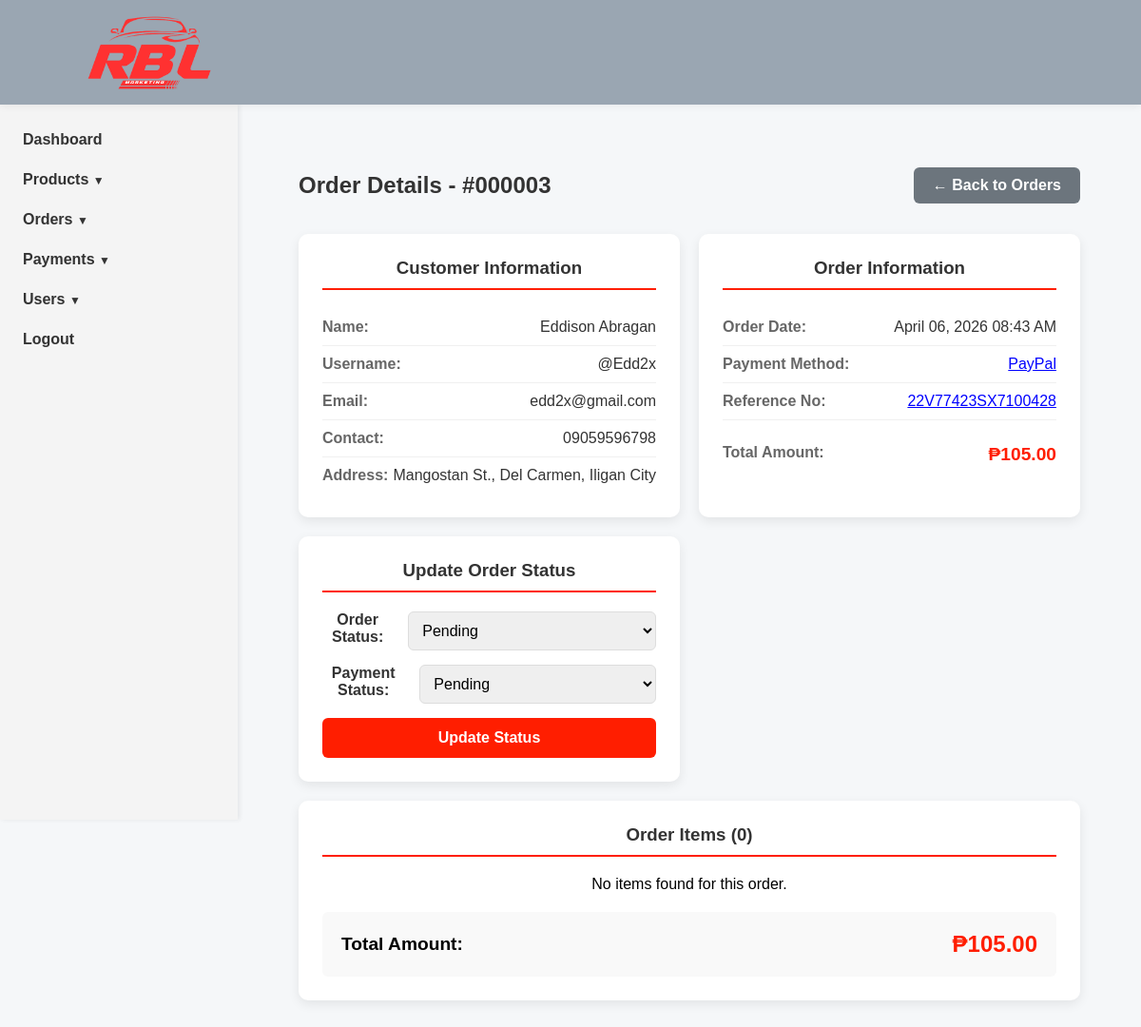
The app's page /dashboard/orders/3/ (signed in) with its own data.
### orders/models.py (models this page shows, shortened)
class Order(models.Model):
    PAYMENT_CHOICES = (
        ('Pickup', 'Pay on Pickup'),
        ('Online', 'Online Payment (GCash)'),
    )
    STATUS_CHOICES = (
        ('Pending', 'Pending'),
        ('Processing', 'Processing'),
        ('Ready', 'Ready for Pickup'),
        ('Completed', 'Completed'),
        ('Cancelled', 'Cancelled'),
    )
    user = models.ForeignKey(settings.AUTH_USER_MODEL, on_delete=models.CASCADE)
    total_price = models.DecimalField(max_digits=10, decimal_places=2)
    payment_method = models.CharField(max_length=20, choices=PAYMENT_CHOICES, default='Pickup')
    payment_reference = models.CharField(max_length=100, blank=True, null=True)
    payment_proof = models.ImageField(upload_to='payment_proofs/', blank=True, null=True)
    payment_status = models.CharField(max_length=20, default='Pending')
    status = models.CharField(max_length=20, choices=STATUS_CHOICES, default='Pending')
    created_at = models.DateTimeField(auto_now_add=True)

### accounts/models.py (models this page shows)
class CustomUser(AbstractUser):
    middle_name = models.CharField(max_length=50, blank=True, null=True)
    contact_number = models.CharField(max_length=15, blank=True, null=True)
    address = models.TextField(blank=True, null=True)
    birthdate = models.DateField(blank=True, null=True)

### store_dashboard/views.py (the view, shortened to what this page needs)
# urls.py: path('orders/<int:order_id>/', views.dashboard_order_summary, name='dashboard_order_summary'),
@staff_member_required
def dashboard_order_summary(request, order_id):
    order = get_object_or_404(Order, id=order_id)
    context = {
        'order': order,
        'order_items': order.items.all()
    }
    return render(request, 'store_dashboard/dashboard_order_summary.html', context)

### catalog/context_processors.py (called while the page is built)
def global_nav_data(request):
    return {
        'nav_categories': Category.objects.all(),
        'nav_brands': Brand.objects.all(),
    }

### store_dashboard/templates/store_dashboard/dashboard_order_summary.html (shortened to what this page needs)
{% extends 'store_dashboard/base_admin.html' %}
{% load static %}
{% block content %}
<main>
    <div class="order-summary-container">
        <div class="summary-header">
            <h2>Order Details - #{{ order.id|stringformat:"06d" }}</h2>
            <a href="{% url 'dashboard_orders' %}" class="back-btn">← Back to Orders</a>
        </div>
        <div class="summary-grid">
            <div class="summary-card">
                <h3>Customer Information</h3>
                <div class="info-row">
                    <span class="label">Name:</span>
                    <span class="value">{{ order.user.first_name }} {{ order.user.last_name }}</span>
                </div>
                <div class="info-row">
                    <span class="label">Username:</span>
                    <span class="value">@{{ order.user.username }}</span>
                </div>
                <div class="info-row">
                    <span class="label">Email:</span>
                    <span class="value">{{ order.user.email }}</span>
                </div>
                <div class="info-row">
                    <span class="label">Contact:</span>
                    <span class="value">{{ order.user.contact_number }}</span>
                </div>
                <div class="info-row">
                    <span class="label">Address:</span>
                    <span class="value">{{ order.user.address }}</span>
                </div>
            </div>
            <div class="summary-card">
                <h3>Order Information</h3>
                <div class="info-row">
                    <span class="label">Order Date:</span>
                    <span class="value">{{ order.created_at|date:"F d, Y h:i A" }}</span>
                </div>
                <div class="info-row">
                    <span class="label">Payment Method:</span>
                    <span class="value">
                        <a href="{% url 'dashboard_payments' %}?search={{ order.id }}" style="color: blue; text-decoration: underline;">
                            {{ order.get_payment_method_display }}
                        </a>
                    </span>
                </div>
                {% if order.payment_reference %}
                <div class="info-row">
                    <span class="label">Reference No:</span>
                    <span class="value">
                        <a href="{% url 'dashboard_payments' %}?search={{ order.payment_reference }}" style="color: blue; text-decoration: underline;">
                            {{ order.payment_reference }}
                        </a>
                    </span>
                </div>
                {% endif %}
                <div class="info-row" style="margin-top: 15px;">
                    <span class="label">Total Amount:</span>
                    <span class="value amount">₱{{ order.total_price|floatformat:2 }}</span>
                </div>
            </div>
            <div class="summary-card">
                <h3>Update Order Status</h3>
                <form method="POST" action="{% url 'dashboard_order_summary' order.id %}">
                    <div class="form-group">
                        <label for="order_status">Order Status:</label>
                        <select name="order_status" id="order_status" required>
                            <option value="Pending" {% if order.status == 'Pending' %}selected{% endif %}>Pending</option>
                        </select>
                    </div>
                    <div class="form-group">
                        <label for="payment_status">Payment Status:</label>
                        <select name="payment_status" id="payment_status" required>
                            <option value="Pending" {% if order.payment_status == 'Pending' %}selected{% endif %}>Pending</option>
                        </select>
                    </div>
                    <button type="submit" name="update_status" class="update-btn">Update Status</button>
                </form>
            </div>
        </div>
        <div class="summary-card items-card">
            <h3>Order Items ({{ order_items|length }})</h3>
            <div class="items-list">
                {% for item in order_items %}
                <div class="item-row">
                    <div class="item-image">
                        {% if item.product.image_path %}
                            <img src="{{ item.product.image_path.url }}" alt="Product Image">
                        {% else %}
                            <img src="{% static 'images/placeholder.jpg' %}" alt="No Image">
                        {% endif %}
                    </div>
                    <div class="item-details">
                        <h4>{{ item.product.product_name }}</h4>
                        <p>Product ID: #{{ item.product.id }}</p>
                    </div>
                    <div class="item-quantity">
                        <p>Qty: {{ item.quantity }}</p>
                    </div>
                    <div class="item-price">
                        <p>₱{{ item.price|floatformat:2 }}</p>
                    </div>
                    <div class="item-total">
                        <p><strong>₱{% widthratio item.price 1 item.quantity %}.00</strong></p>
                    </div>
                </div>
                {% empty %}
                <p>No items found for this order.</p>
                {% endfor %}
            </div>
            <div class="order-total" style="text-align: right; margin-top: 15px; font-size: 1.2rem;">
                <span>Total Amount:</span>
                <span class="total-value" style="font-weight: bold; color: #ff1e00;">₱{{ order.total_price|floatformat:2 }}</span>
            </div>
        </div>
    </div>
</main>
{% endblock %}

### static/css/ownerstyle.css (style rules this page uses)
html, body { margin: 0; padding: 0; box-sizing: border-box; font-family: Arial, Helvetica, sans-serif; background: #f5f7f9; }
main { margin-top: 80px; padding: 2rem; text-align: center; margin-left: 250px; }
.form-group { display: flex; gap: 1rem; margin-bottom: 1rem; }
.order-summary-container { max-width: 1400px; margin: 2rem auto; padding: 2rem; }
.summary-header { display: flex; justify-content: space-between; align-items: center; margin-bottom: 2rem; }
.summary-header h2 { color: #333; margin: 0; }
.back-btn { padding: 10px 20px; background: #6c757d; color: white; text-decoration: none; border-radius: 6px; font-weight: 600; transition: all 0.3s; }
.summary-grid { display: grid; grid-template-columns: repeat(auto-fit, minmax(350px, 1fr)); gap: 20px; margin-bottom: 20px; }
.summary-card { background: white; border-radius: 10px; padding: 25px; box-shadow: 0 4px 12px rgba(0, 0, 0, 0.08); }
.summary-card h3 { color: #333; margin-top: 0; margin-bottom: 20px; padding-bottom: 10px; border-bottom: 2px solid #ff1e00; }
.info-row { display: flex; justify-content: space-between; padding: 10px 0; border-bottom: 1px solid #f0f0f0; }
.info-row:last-child { border-bottom: none; }
.info-row .label { font-weight: 600; color: #666; }
.info-row .value { color: #333; text-align: right; }
.info-row .value.amount { color: #ff1e00; font-weight: bold; font-size: 1.2rem; }
.form-group { margin-bottom: 15px; }
.form-group label { display: block; font-weight: 600; margin-bottom: 5px; color: #333; }
.form-group select { width: 100%; padding: 10px; border: 1px solid #ddd; border-radius: 6px; font-size: 1rem; }
.update-btn { width: 100%; padding: 12px; background: #ff1e00; color: white; border: none; border-radius: 6px; font-size: 1rem; font-weight: 600; cursor: pointer; transition: all 0.3s; }
.items-card { grid-column: 1 / -1; }
.items-list { margin-bottom: 20px; }
.order-total { display: flex; justify-content: space-between; align-items: center; padding: 20px; background: #f9f9f9; border-radius: 6px; font-size: 1.2rem; font-weight: bold; }
.total-value { color: #ff1e00; font-size: 1.5rem; }

### records on screen
Order: id "000003", user.first_name "Eddison", user.last_name "Abragan", user.username "Edd2x", user.email "edd2x@gmail.com", user.contact_number "09059596798", user.address "Mangostan St., Del Carmen, Iligan City", created_at "April 06, 2026 08:43 AM", payment_method "PayPal", payment_reference "22V77423SX7100428", total_price "105.00", order_status "Pending", payment_status "Pending"

### other values on screen
{{ order_items|length }} "0"
